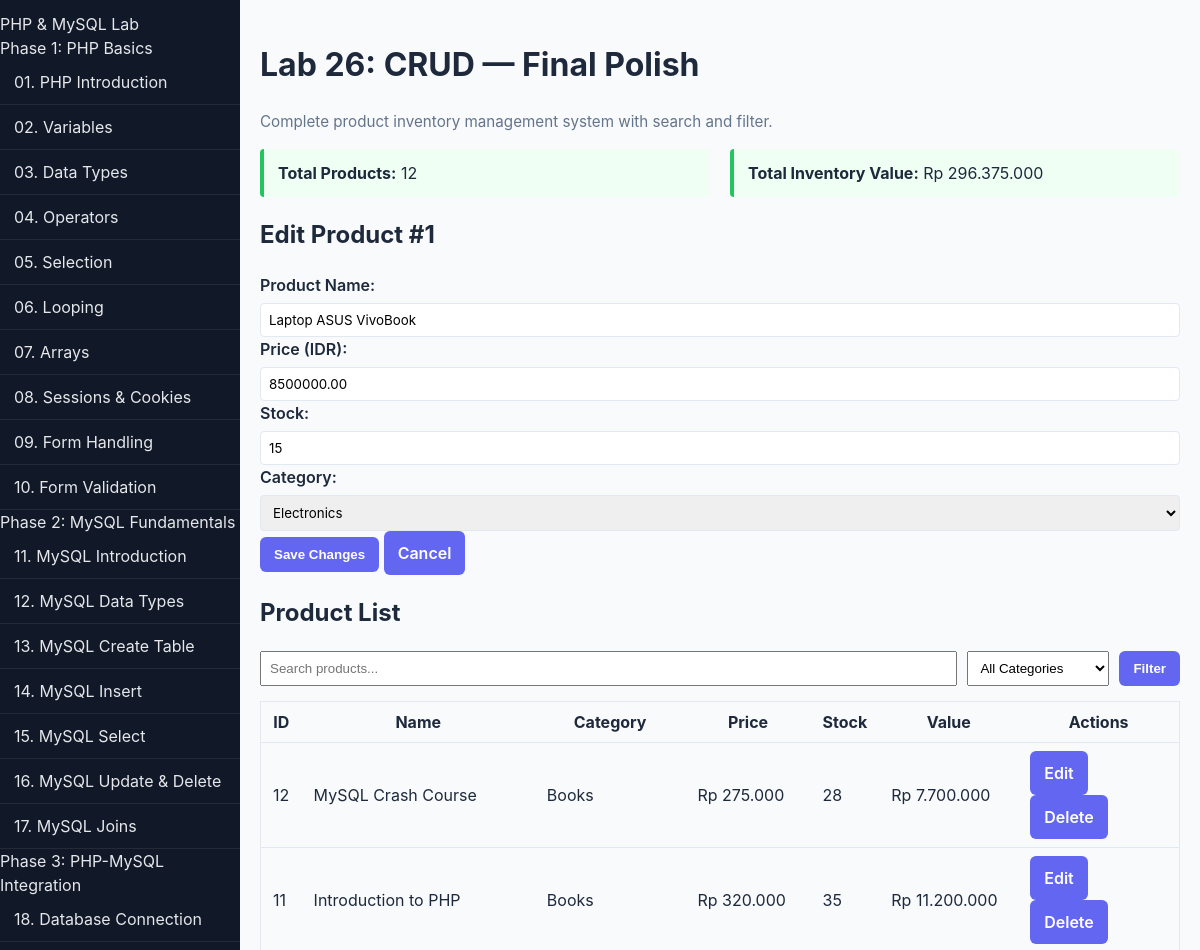
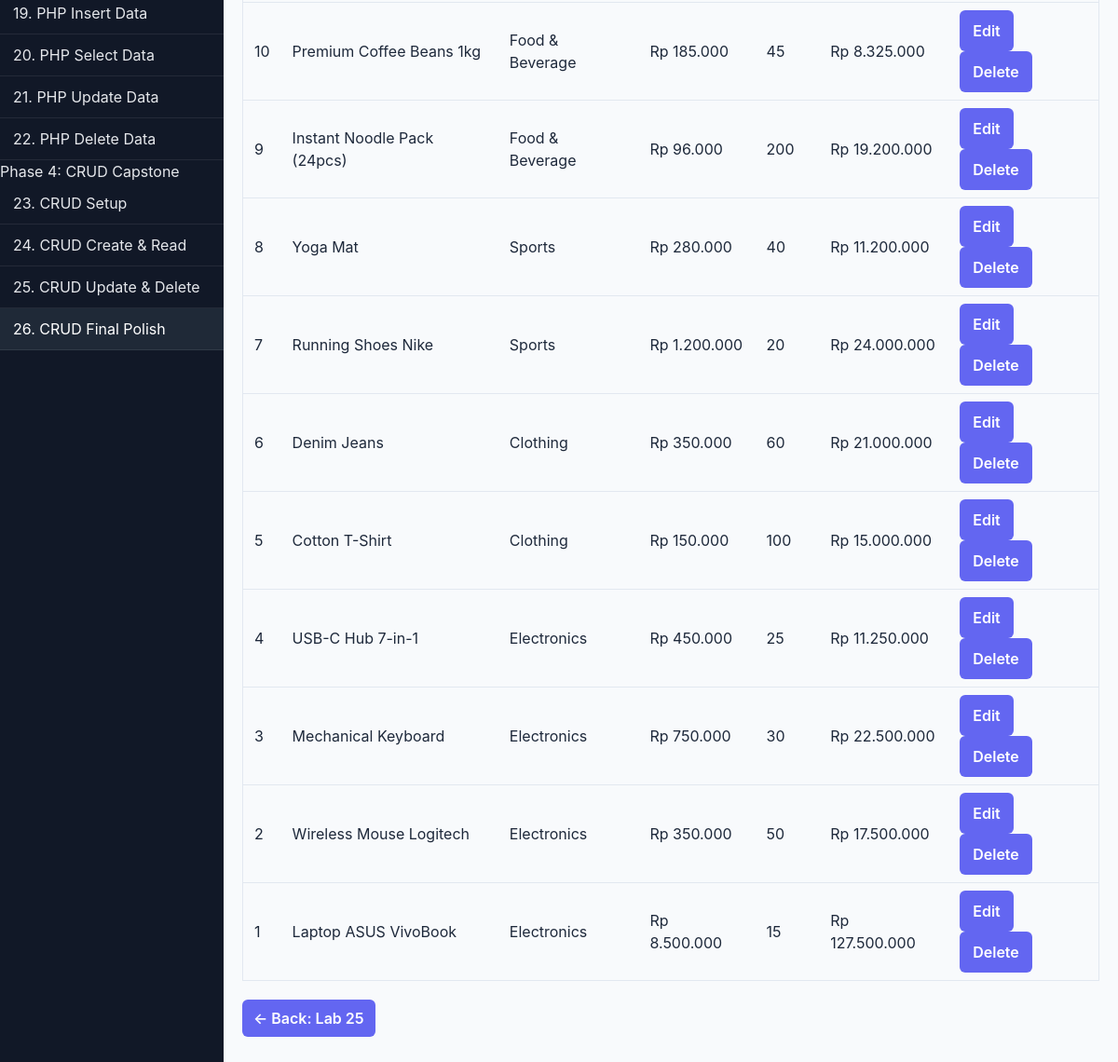
Screenshot of /labs/26-crud-final-polish/index.php?edit_id=1 with the database file from the repository (2 pictures, top to bottom).
### tables this page shows
CREATE TABLE products (
    id INT AUTO_INCREMENT PRIMARY KEY,
    name VARCHAR(100) NOT NULL,
    description TEXT,
    price DECIMAL(10,2) NOT NULL DEFAULT 0.00,
    stock INT NOT NULL DEFAULT 0,
    category_id INT,
    created_at TIMESTAMP DEFAULT CURRENT_TIMESTAMP,
    updated_at TIMESTAMP DEFAULT CURRENT_TIMESTAMP ON UPDATE CURRENT_TIMESTAMP
);

CREATE TABLE categories (
    id INT AUTO_INCREMENT PRIMARY KEY,
    name VARCHAR(50) NOT NULL,
    description TEXT
);

### labs/26-crud-final-polish/index.php (the view, shortened to what this page needs)
<?php
include '../includes/header.php';
include '../../config.php';
$editProduct = null;
$search = trim($_GET["search"] ?? '');
if (isset($_GET["edit_id"])) {
    $id = (int) $_GET["edit_id"];
    $result = mysqli_query($conn, "SELECT * FROM products WHERE id = $id");
    if ($result) $editProduct = mysqli_fetch_assoc($result);
}
$whereClauses = ["1=1"];
$whereSQL = implode(" AND ", $whereClauses);
$products = [];
$result = mysqli_query($conn, "SELECT p.*, c.name AS category_name FROM products p LEFT JOIN categories c ON p.category_id = c.id WHERE $whereSQL ORDER BY p.id DESC");
if ($result) {
    while ($row = mysqli_fetch_assoc($result)) $products[] = $row;
}
$categories = [];
$catResult = mysqli_query($conn, "SELECT * FROM categories ORDER BY name");
if ($catResult) {
    while ($row = mysqli_fetch_assoc($catResult)) $categories[] = $row;
}
$totalProducts = count($products);
$totalValue = 0;
foreach ($products as $p) $totalValue += $p['price'] * $p['stock'];
?>
<h1 class="maybe-title">Lab 26: CRUD — Final Polish</h1>
<p class="subtitle">Complete product inventory management system with search and filter.</p>
<div style="display:flex; gap:20px; margin-bottom:20px; flex-wrap:wrap;">
    <div class="tip-box" style="flex:1; min-width:200px;">
        <strong>Total Products:</strong> <?php echo $totalProducts; ?>
    </div>
    <div class="tip-box" style="flex:1; min-width:200px;">
        <strong>Total Inventory Value:</strong> Rp <?php echo number_format($totalValue, 0, ',', '.'); ?>
    </div>
</div>
<?php if ($editProduct): ?>
<h2>Edit Product #<?php echo $editProduct['id']; ?></h2>
<form method="POST" class="form-group">
    <label>Product Name:</label>
    <input type="text" name="name" required value="<?php echo htmlspecialchars($editProduct['name']); ?>">
    <label>Price (IDR):</label>
    <input type="number" name="price" step="0.01" min="0" required value="<?php echo $editProduct['price']; ?>">
    <label>Stock:</label>
    <input type="number" name="stock" min="0" required value="<?php echo $editProduct['stock']; ?>">
    <label>Category:</label>
    <select name="category_id">
        <?php foreach ($categories as $cat): ?>
            <option value="<?php echo $cat['id']; ?>" <?php echo ($editProduct['category_id'] == $cat['id']) ? 'selected' : ''; ?>><?php echo htmlspecialchars($cat['name']); ?></option>
        <?php endforeach; ?>
    </select>
    <button type="submit" class="btn btn-primary">Save Changes</button>
    <a href="?cancel_edit=1" class="btn">Cancel</a>
</form>
<?php endif; ?>
<h2>Product List</h2>
<form method="GET" style="display:flex; gap:10px; margin-bottom:15px; flex-wrap:wrap; align-items:center;">
    <input type="text" name="search" value="<?php echo htmlspecialchars($search); ?>" placeholder="Search products..." style="flex:1; min-width:200px; padding:8px;">
    <select name="category" style="padding:8px;">
        <option value="0">All Categories</option>
    </select>
    <button type="submit" class="btn">Filter</button>
</form>
<?php if ($totalProducts > 0): ?>
<table class="data-table">
    <tr>
        <th>ID</th>
        <th>Name</th>
        <th>Category</th>
        <th>Price</th>
        <th>Stock</th>
        <th>Value</th>
        <th>Actions</th>
    </tr>
    <?php foreach ($products as $p): ?>
    <tr>
        <td><?php echo $p['id']; ?></td>
        <td><?php echo htmlspecialchars($p['name']); ?></td>
        <td><?php echo htmlspecialchars($p['category_name'] ?? '-'); ?></td>
        <td>Rp <?php echo number_format($p['price'], 0, ',', '.'); ?></td>
        <td><?php echo $p['stock']; ?></td>
        <td>Rp <?php echo number_format($p['price'] * $p['stock'], 0, ',', '.'); ?></td>
        <td>
            <a href="?edit_id=<?php echo $p['id']; ?>" class="btn">Edit</a>
            <a href="?delete_id=<?php echo $p['id']; ?>&confirm=1" class="btn" onclick="return confirm('Delete <?php echo addslashes($p['name']); ?>?')">Delete</a>
        </td>
    </tr>
    <?php endforeach; ?>
</table>
<?php else: ?>
<p>No products found<?php if ($search) echo ' matching "' . htmlspecialchars($search) . '"'; ?>.</p>
<?php endif; ?>
<p style="margin-top:20px;"><a href="../25-crud-update-delete/index.php" class="back-link">← Back: Lab 25</a></p>
<?php
include '../includes/footer.php';
?>

### style.css (style rules this page uses)
*, *::before, *::after { box-sizing: border-box; }
html, body { height: 100%; }
body { margin: 0; font-family: -apple-system, BlinkMacSystemFont, "Segoe UI", Roboto, sans-serif; color: #1e293b; background: #f8fafc; line-height: 1.5; }
a { color: inherit; text-decoration: none; }
.back-link { display: inline-block; padding: 8px 12px; background-color: #6366f1; color: #fff; text-decoration: none; border-radius: 6px; font-weight: 600; }
.subtitle { color: #64748b; font-size: 0.95em; margin-top: 4px; }
.tip-box { border-left: 4px solid #22c55e; background: #f0fff4; padding: 12px 14px; border-radius: 4px; }
.form-group { margin: 12px 0; }
.form-group label { display: block; font-weight: 600; margin-bottom: 6px; }
.form-group input, .form-group select, .form-group textarea { width: 100%; padding: 8px; border: 1px solid #e2e8f0; border-radius: 4px; font-family: inherit; }
.btn { display: inline-block; padding: 10px 14px; border-radius: 6px; border: none; cursor: pointer; color: #fff; background: #6366f1; font-weight: 600; }
.btn-primary { background: #6366f1; }
.data-table { width: 100%; border-collapse: collapse; border: 1px solid #e2e8f0; margin: 8px 0; }
.data-table th, .data-table td { padding: 8px 12px; border-bottom: 1px solid #e2e8f0; }

### rows the page displays
products: id "1", name "Laptop ASUS VivoBook", price "8500000.00", stock "15", category_id "Electronics", category.name "Electronics", price "8.500.000", $p['price'] * $p['stock'] "127.500.000"
products: id "12", name "MySQL Crash Course", category.name "Books", price "275.000", stock "28", $p['price'] * $p['stock'] "7.700.000"
products: id "11", name "Introduction to PHP", category.name "Books", price "320.000", stock "35", $p['price'] * $p['stock'] "11.200.000"
products: id "10", name "Premium Coffee Beans 1kg", category.name "Food & Beverage", price "185.000", stock "45", $p['price'] * $p['stock'] "8.325.000"
products: id "9", name "Instant Noodle Pack (24pcs)", category.name "Food & Beverage", price "96.000", stock "200", $p['price'] * $p['stock'] "19.200.000"
products: id "8", name "Yoga Mat", category.name "Sports", price "280.000", stock "40", $p['price'] * $p['stock'] "11.200.000"
products: id "7", name "Running Shoes Nike", category.name "Sports", price "1.200.000", stock "20", $p['price'] * $p['stock'] "24.000.000"
products: id "6", name "Denim Jeans", category.name "Clothing", price "350.000", stock "60", $p['price'] * $p['stock'] "21.000.000"
products: id "5", name "Cotton T-Shirt", category.name "Clothing", price "150.000", stock "100", $p['price'] * $p['stock'] "15.000.000"
products: id "4", name "USB-C Hub 7-in-1", category.name "Electronics", price "450.000", stock "25", $p['price'] * $p['stock'] "11.250.000"
products: id "3", name "Mechanical Keyboard", category.name "Electronics", price "750.000", stock "30", $p['price'] * $p['stock'] "22.500.000"
products: id "2", name "Wireless Mouse Logitech", category.name "Electronics", price "350.000", stock "50", $p['price'] * $p['stock'] "17.500.000"

### other values shown
$totalProducts "12"
$totalValue "296.375.000"
